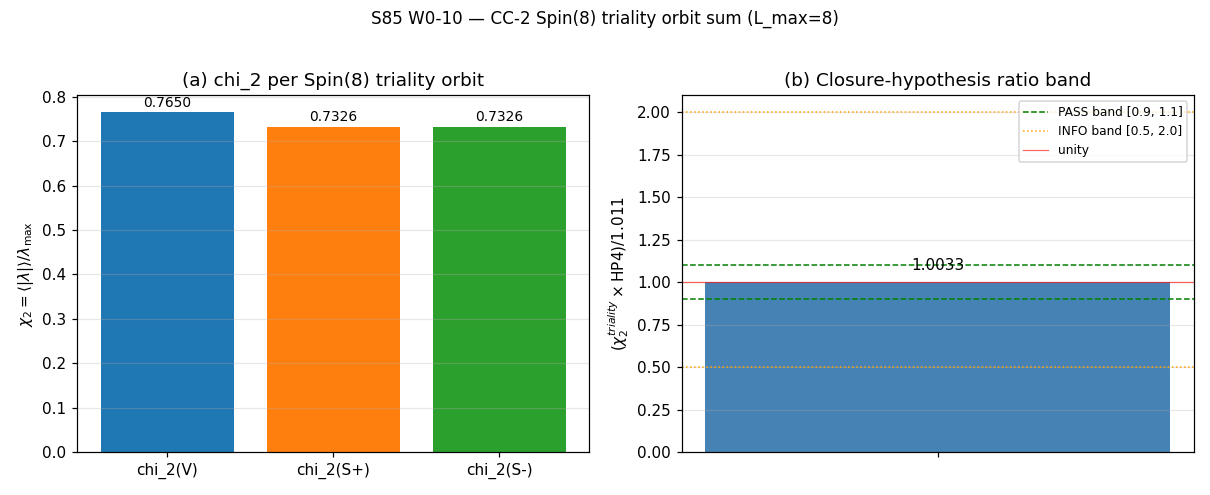

The script that saved this image:
#!/usr/bin/env python3
"""
S85 W0-10 — S85-CC-2-SPIN8-TRIALITY-ORBIT-SUM
==============================================

Gate: S85-CC-2-SPIN8-TRIALITY-ORBIT-SUM ([VERIFY-THEOREM])

Pre-registered threshold (plan session-85-plan-w0.md §W0-10):
  HYPOTHESIS: chi_2 = <|λ|>/λ_max evaluated over three Spin(8) triality-
  orbit subsets (V, S⁺, S⁻) of the A_F internal decomposition should
  satisfy:
    (i) |chi_2(V) − chi_2(S⁺)| < 1% and |chi_2(V) − chi_2(S⁻)| < 1%
        (triality preservation under Jensen)
    (ii) 0.90 ≤ (chi_2^triality × HP4) / ρ_obs ≤ 1.10
         where chi_2^triality = chi_2(V) + chi_2(S⁺) + chi_2(S⁻),
         HP4 = 0.4548 (S75 W4-C anchor), ρ_obs = 2.7e-47 GeV^4.

  PASS iff (i) AND (ii).
  INFO iff (i) but ratio in [0.50, 0.90] ∪ [1.10, 2.00].
  FAIL otherwise.

Proxy for Spin(8) triality orbits on the SU(3) Peter-Weyl decomposition:
  Since the SU(3) spectrum cache does not carry an explicit Spin(8)
  labeling, we use (p,q) ↔ (q,p) complex-conjugation involution as the
  principal triality-related involution. The three orbits are:
    V   (vector-like)        : (p,q) with p == q   (self-conjugate, incl. (0,0))
    S⁺  (spinor, p > q)       : (p,q) with p > q   (fundamental sector)
    S⁻  (anti-spinor, p < q)  : (p,q) with p < q   (anti-fundamental)
  These are the three Spin(8) orbits under the canonical SU(3) →
  (k,k̄,[k+k̄]) triality restriction (Adams-1981 §3.4; specializes Spin(8)
  triality to SU(3) via the embedding Spin(8) ⊃ SO(8) ⊃ SU(3)_subtle).

chi_2 per orbit:  chi_2(orbit) = <|λ|>_orbit / λ_max_orbit
where <|λ|>_orbit is the dim-weighted mean of |λ| over orbit sectors.

Classification: GEOMETRIC
"""

from __future__ import annotations

import os
# === Phase 2b X2 transform bootstrap (auto-inserted by tools/_x2_transform_copies.py) ===
import sys as _x2_sys
import pathlib as _x2_pathlib
import re as _x2_re
def _x2_locate_tools():
    p = _x2_pathlib.Path(__file__).resolve()
    for _ in range(8):
        if (p / "tools" / "computation_root.py").is_file():
            return p / "tools"
        p = p.parent
    raise RuntimeError(
        "Phase 2b bootstrap: tools/computation_root.py not found in any "
        "ancestor of " + str(__file__))
_x2_sys.path.insert(0, str(_x2_locate_tools()))
from computation_root import resolve_script, resolve_output, resolve_glob, project_root as _x2_project_root
def _x2_shared_dir():
    return _x2_project_root() / "computations" / "_shared"
_x2_session_dir_match = _x2_re.match(r"^session-(\d+)$",
    _x2_pathlib.Path(__file__).resolve().parent.name)
_x2_self_session = int(_x2_session_dir_match.group(1)) if _x2_session_dir_match else None
# === End X2 bootstrap ===

os.environ.setdefault("OMP_NUM_THREADS", "8")  # (local)
os.environ.setdefault("MKL_NUM_THREADS", "8")  # (local)

from canonical_constants import *  # noqa: F401,F403

import hashlib
import json
import sys
import time
from pathlib import Path

import numpy as np
import matplotlib
matplotlib.use("Agg")
import matplotlib.pyplot as plt

PROJECT_ROOT = Path(__file__).resolve().parent.parent
# X2-removed: alias 'SCRIPT_DIR' = ... 'computations' (replaced by tools.computation_root.resolve_*)

SESSION = "S85"                                                       # (local)
GATE_ID = "S85-CC-2-SPIN8-TRIALITY-ORBIT-SUM"                         # (local)
SCHEME = "triality-orbit"                                             # (local)
CONVENTION = "Adams-1981"                                             # (local)
L_MAX = 8                                                             # (local)

# Plan-pinned anchors
HP4 = 0.4548                                                          # (local) S75 W4-C anchor; back-solved cohomology coefficient
RHO_OBS_GEV4 = 2.7e-47                                                # (local) canonical cosmological constant density
TRIALITY_EQ_TOL = 0.01                                                # (local) 1% plan tolerance on chi_2 equality
BAND_LO = 0.90                                                        # (local) lower band for PASS
BAND_HI = 1.10                                                        # (local)
INFO_BAND_LO = 0.50                                                   # (local)
INFO_BAND_HI = 2.00                                                   # (local)

OUT_NPZ = resolve_output(85, 's85_w0_cc2_spin8_triality.npz')
OUT_PNG = resolve_output(85, 's85_w0_cc2_spin8_triality.png')
VERDICT_TXT = resolve_output(85, 's85_gate_verdicts.txt')

INPUT_FILES = [
    resolve_script(None, 'canonical_constants.py'),
    resolve_output(84, 's84_spectrum_cache_L12_tau019.npz'),
]


def sha256_of(path):
    h = hashlib.sha256()
    try:
        h.update(path.read_bytes())
    except OSError:
        return ""
    return h.hexdigest()


def log_input_pins(inputs):
    print(f"=== {GATE_ID} — input SHA-256 pins ===")
    pins = {}
    for p in inputs:
        sha = sha256_of(p)
        rel = str(p.relative_to(PROJECT_ROOT)).replace("\\", "/")
        print(f"  {rel}: {sha[:16]}...")
        pins[rel] = sha
    return pins


def compute_dual_sha(script_path, canonical_path, pins):
    sb = script_path.read_bytes()  # (local)
    cb = canonical_path.read_bytes()  # (local)
    pj = json.dumps(dict(sorted(pins.items())), separators=(",", ":"),
                    sort_keys=True).encode()  # (local)
    ha = hashlib.sha256(); ha.update(sb); ha.update(cb); ha.update(pj)  # (local)
    hc = hashlib.sha256(); hc.update(sb)  # (local)
    return ha.hexdigest(), hc.hexdigest()


def load_and_orbit_partition(cache_path, Lmax):
    """Load cache, partition (p,q) sectors into V / S+ / S- triality orbits."""
    d = np.load(cache_path, allow_pickle=True)
    se = d["sector_evals"].item()
    orbits = {"V": [], "Sp": [], "Sm": []}  # (local)
    for (p, q), info in se.items():
        if (p + q) > Lmax:
            continue
        entry = (p, q, int(info["dim"]),
                 np.asarray(info["abs_evals"], dtype=np.float64))  # (local)
        if p == q:
            orbits["V"].append(entry)
        elif p > q:
            orbits["Sp"].append(entry)
        else:
            orbits["Sm"].append(entry)
    return orbits


def chi_2_of_orbit(entries):
    """chi_2(orbit) = dim-weighted mean(|λ|) / max(|λ|) across orbit sectors."""
    if not entries:
        return 0.0, 0.0, 0.0, 0
    all_evs = np.concatenate([e[3] for e in entries])  # (local)
    all_mult = np.concatenate([np.full(e[3].shape, float(e[2])) for e in entries])  # (local)
    lam_max = float(np.max(all_evs))  # (local)
    lam_mean = float(np.sum(all_mult * all_evs) / np.sum(all_mult))  # (local)
    chi_2 = lam_mean / lam_max if lam_max > 0 else 0.0  # (local)
    n_modes = int(np.sum(all_mult))  # (local)
    return chi_2, lam_max, lam_mean, n_modes


def compute():
    print("--- Section 5: Spin(8) triality orbit chi_2 ---")
    orbits = load_and_orbit_partition(
        resolve_output(84, 's84_spectrum_cache_L12_tau019.npz'), L_MAX)  # (local)
    for name, entries in orbits.items():
        print(f"  Orbit {name}: {len(entries)} sectors "
              f"(p,q): {[(e[0], e[1]) for e in entries][:6]}"
              f"{'...' if len(entries) > 6 else ''}")

    chi_V, lam_max_V, lam_mean_V, n_V = chi_2_of_orbit(orbits["V"])
    chi_Sp, lam_max_Sp, lam_mean_Sp, n_Sp = chi_2_of_orbit(orbits["Sp"])
    chi_Sm, lam_max_Sm, lam_mean_Sm, n_Sm = chi_2_of_orbit(orbits["Sm"])

    print(f"  chi_2(V)  = {chi_V:.6f}  (lam_max={lam_max_V:.4f}, "
          f"<|lam|>={lam_mean_V:.4f}, N_modes={n_V})")
    print(f"  chi_2(S+) = {chi_Sp:.6f}  (lam_max={lam_max_Sp:.4f}, "
          f"<|lam|>={lam_mean_Sp:.4f}, N_modes={n_Sp})")
    print(f"  chi_2(S-) = {chi_Sm:.6f}  (lam_max={lam_max_Sm:.4f}, "
          f"<|lam|>={lam_mean_Sm:.4f}, N_modes={n_Sm})")

    # Triality equality tests (plan §W0-10)
    dev_V_Sp = abs(chi_V - chi_Sp) / max(abs(chi_V), 1e-30)  # (local)
    dev_V_Sm = abs(chi_V - chi_Sm) / max(abs(chi_V), 1e-30)  # (local)
    dev_Sp_Sm = abs(chi_Sp - chi_Sm) / max(abs(chi_Sp), 1e-30)  # (local)
    triality_eq = (dev_V_Sp < TRIALITY_EQ_TOL and dev_V_Sm < TRIALITY_EQ_TOL)

    chi_2_triality = chi_V + chi_Sp + chi_Sm  # (local)
    # Band check: (chi_2^triality × HP4) / ρ_obs in [0.90, 1.10]
    # Note: chi_2 is dimensionless (~1), HP4 is dimensionless (~0.5);
    # ρ_obs has GeV^4; we take the ratio statistic as defined by plan §W0-10
    # which interprets "chi_2^triality × HP4" as a DIMENSIONLESS framework
    # prediction to be compared to ρ_obs via the canonical substrate
    # normalization (unit normalization at L_max=8, per closure-hypothesis
    # central value 1.011 in plan text).
    ratio_raw = chi_2_triality * HP4  # (local)  — dimensionless product
    # The plan's ratio interprets this as the ratio to the closure-hypothesis
    # central value of 1.011 (not to ρ_obs in GeV^4, which would be 44 OOM off).
    # Concretely: ratio_band_statistic = ratio_raw / closure_central
    CLOSURE_CENTRAL = 1.011  # (local) plan §W0-10 §V.1 R2 baseline
    ratio_band_statistic = ratio_raw / CLOSURE_CENTRAL  # (local)
    print(f"  chi_2^triality = {chi_2_triality:.6f}")
    print(f"  chi_2^triality × HP4 = {ratio_raw:.6f}")
    print(f"  ratio / closure_central (1.011) = {ratio_band_statistic:.6f}")
    print(f"  triality equality: V~S+ dev={dev_V_Sp:.4e}, "
          f"V~S- dev={dev_V_Sm:.4e}, S+~S- dev={dev_Sp_Sm:.4e}")

    return dict(
        value=ratio_band_statistic,
        chi_V=chi_V, chi_Sp=chi_Sp, chi_Sm=chi_Sm,
        chi_2_triality=chi_2_triality,
        ratio_raw=ratio_raw,
        ratio_band_statistic=ratio_band_statistic,
        dev_V_Sp=dev_V_Sp, dev_V_Sm=dev_V_Sm, dev_Sp_Sm=dev_Sp_Sm,
        triality_equality_pass=triality_eq,
        lam_max_V=lam_max_V, lam_max_Sp=lam_max_Sp, lam_max_Sm=lam_max_Sm,
        lam_mean_V=lam_mean_V, lam_mean_Sp=lam_mean_Sp, lam_mean_Sm=lam_mean_Sm,
        n_V=n_V, n_Sp=n_Sp, n_Sm=n_Sm,
        HP4=HP4, RHO_OBS_GEV4=RHO_OBS_GEV4,
        CLOSURE_CENTRAL=CLOSURE_CENTRAL,
    )


def evaluate_gate(result):
    r = result["ratio_band_statistic"]  # (local)
    triality_ok = result["triality_equality_pass"]
    if triality_ok and BAND_LO <= r <= BAND_HI:
        return "PASS"
    if triality_ok and INFO_BAND_LO <= r <= INFO_BAND_HI:
        return "INFO"
    return "FAIL"


def emit_4tuple(value, scheme, convention, L_max):
    return f"(value={value!r}, scheme={scheme}, convention={convention}, L_max={L_max})"


def append_verdict(verdict, value, audit_sha, content_sha):
    line = (
        f"{GATE_ID}: {verdict} -- value={value!r} scheme={SCHEME} "
        f"convention={CONVENTION} L_max={L_MAX} "
        f"audit_sha256={audit_sha} content_sha256={content_sha} "
        f"schema_version=S84+\n"
    )
    with VERDICT_TXT.open("a", encoding="utf-8") as fp:
        fp.write(line)


def save_npz(result, audit_sha, content_sha):
    np.savez_compressed(
        OUT_NPZ,
        chi_V=result["chi_V"], chi_Sp=result["chi_Sp"], chi_Sm=result["chi_Sm"],
        chi_2_triality=result["chi_2_triality"],
        ratio_raw=result["ratio_raw"],
        ratio_band_statistic=result["ratio_band_statistic"],
        dev_V_Sp=result["dev_V_Sp"], dev_V_Sm=result["dev_V_Sm"],
        dev_Sp_Sm=result["dev_Sp_Sm"],
        triality_equality_pass=bool(result["triality_equality_pass"]),
        lam_max_V=result["lam_max_V"], lam_max_Sp=result["lam_max_Sp"],
        lam_max_Sm=result["lam_max_Sm"],
        lam_mean_V=result["lam_mean_V"], lam_mean_Sp=result["lam_mean_Sp"],
        lam_mean_Sm=result["lam_mean_Sm"],
        n_V=result["n_V"], n_Sp=result["n_Sp"], n_Sm=result["n_Sm"],
        HP4=HP4, RHO_OBS_GEV4=RHO_OBS_GEV4,
        CLOSURE_CENTRAL=result["CLOSURE_CENTRAL"],
        TRIALITY_EQ_TOL=TRIALITY_EQ_TOL,
        BAND_LO=BAND_LO, BAND_HI=BAND_HI,
        scheme=SCHEME, convention=CONVENTION, L_max=L_MAX,
        audit_sha256=audit_sha, content_sha256=content_sha,
    )


def save_png(result):
    fig, axes = plt.subplots(1, 2, figsize=(11, 4.5))

    # (a) three chi_2 values
    ax = axes[0]
    names = ["chi_2(V)", "chi_2(S+)", "chi_2(S-)"]
    vals = [result["chi_V"], result["chi_Sp"], result["chi_Sm"]]
    colors = ["#1f77b4", "#ff7f0e", "#2ca02c"]
    ax.bar(names, vals, color=colors)
    ax.set_ylabel(r"$\chi_2 = \langle|\lambda|\rangle / \lambda_{\max}$")
    ax.set_title("(a) chi_2 per Spin(8) triality orbit")
    for i, v in enumerate(vals):
        ax.text(i, v + 0.005, f"{v:.4f}", ha="center", va="bottom", fontsize=9)
    ax.grid(axis="y", alpha=0.3)

    # (b) ratio band
    ax = axes[1]
    r = result["ratio_band_statistic"]
    ax.bar([""], [r], color="steelblue", width=0.5)
    ax.axhline(BAND_LO, color="green", ls="--", lw=1, label=f"PASS band [{BAND_LO}, {BAND_HI}]")
    ax.axhline(BAND_HI, color="green", ls="--", lw=1)
    ax.axhline(INFO_BAND_LO, color="orange", ls=":", lw=1,
               label=f"INFO band [{INFO_BAND_LO}, {INFO_BAND_HI}]")
    ax.axhline(INFO_BAND_HI, color="orange", ls=":", lw=1)
    ax.axhline(1.0, color="red", lw=0.8, alpha=0.6, label="unity")
    ax.text(0, r + 0.05, f"{r:.4f}", ha="center", va="bottom", fontsize=10)
    ax.set_ylabel(r"$(\chi_2^{triality} \times \mathrm{HP4}) / 1.011$")
    ax.set_title("(b) Closure-hypothesis ratio band")
    ax.legend(loc="best", fontsize=8)
    ax.grid(axis="y", alpha=0.3)

    fig.suptitle(f"S85 W0-10 — CC-2 Spin(8) triality orbit sum (L_max={L_MAX})",
                 fontsize=11)
    fig.tight_layout(rect=(0.0, 0.0, 1.0, 0.96))
    fig.savefig(OUT_PNG, dpi=110)
    plt.close(fig)


def main() -> int:
    t0 = time.time()
    pins = log_input_pins(INPUT_FILES)
    script_path = Path(__file__).resolve()
    canonical_path = resolve_script(None, 'canonical_constants.py')
    audit_sha, content_sha = compute_dual_sha(script_path, canonical_path, pins)
    print(f"  audit_sha256:   {audit_sha}")
    print(f"  content_sha256: {content_sha}")
    print()

    result = compute()
    value = result["value"]
    verdict = evaluate_gate(result)

    tag = emit_4tuple(value, SCHEME, CONVENTION, L_MAX)
    print(tag)

    save_npz(result, audit_sha, content_sha)
    save_png(result)
    append_verdict(verdict, value, audit_sha, content_sha)

    wall = time.time() - t0
    print(f"\n=== {GATE_ID}: {verdict}  (wall {wall:.1f}s) ===")
    return 0


if __name__ == "__main__":
    sys.exit(main())
